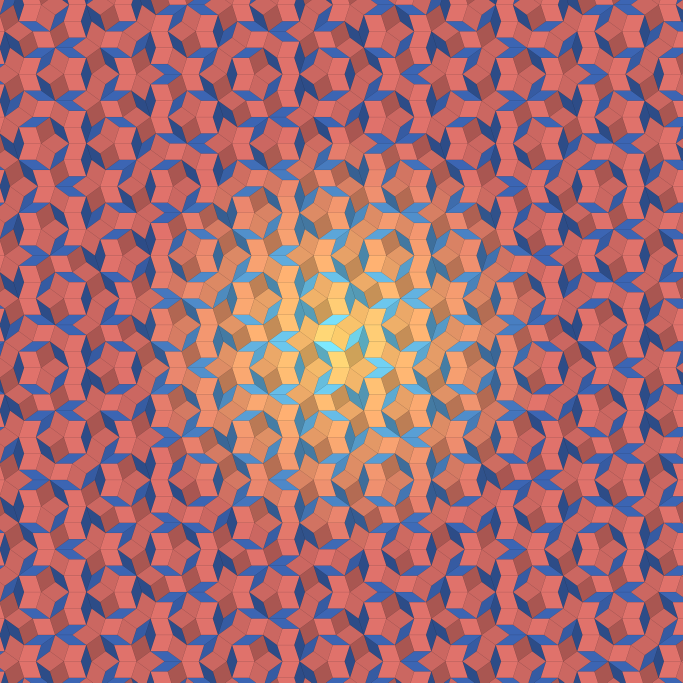
#> input picture 01_order_without_period.png, 2048 x 2048 px (shown at 1/3 size)
$ python final.py ../../01_order_without_period.png out.png
#> lines starting #> are read from the running program, lines starting #| are printed output that depends on the picture
### art_xnbk/caption.py
"""Caption block: serif-bold title, one italic line, one small legend line, plum ink."""
from PIL import Image, ImageDraw, ImageFont
import numpy as np

FB = '/usr/share/fonts/truetype/dejavu/DejaVuSerif-Bold.ttf'
FI = '/usr/share/fonts/truetype/liberation/LiberationSerif-Italic.ttf'
FR = '/usr/share/fonts/truetype/freefont/FreeSerif.ttf'
INK = (92, 77, 102)

def mist_band(img, y0, y1, colour=(252, 250, 252), strength=0.55):
    """lighten a horizontal band softly (top edge feathered)"""
    a = np.asarray(img).astype(np.float32)
    H = a.shape[0]
    y = np.arange(H)[:, None, None]
    w = np.clip((y - y0) / max(1, (y1 - y0)), 0, 1)
    w = (w * w * (3 - 2 * w)) * strength
    a = a * (1 - w) + np.array(colour, np.float32) * w
    return Image.fromarray(np.clip(a + 0.5, 0, 255).astype(np.uint8))

def caption(img, lines, y, sizes=(0.022, 0.0135, 0.0105), gap=0.55, ink=INK, align='center', x=None):
    """lines = [title, italic, legend...]; sizes as fractions of width"""
    d = ImageDraw.Draw(img)
    W = img.width
    fonts = [ImageFont.truetype(FB, int(sizes[0] * W)), ImageFont.truetype(FI, int(sizes[1] * W))]
    for _ in lines[2:]:
        fonts.append(ImageFont.truetype(FR, int(sizes[2] * W)))
    yy = y
    for t, f in zip(lines, fonts):
        bb = d.textbbox((0, 0), t, font=f)
        w = bb[2] - bb[0]
        xx = (W - w) / 2 if align == 'center' else x
        d.text((xx, yy), t, font=f, fill=ink)
        yy += (bb[3] - bb[1]) + gap * f.size
    return yy

### art_xnbk/droste/final.py
import sys; sys.path.insert(0, '..')
from PIL import Image
from caption import caption, mist_band
im = Image.open(sys.argv[1]).convert('RGB'); H = im.height
#> further down, im is the input picture: PIL image 2048x2048 RGB; mean R, G, B 165.5, 108.7, 115.7
#> after `H = im.height`: H = 2048
im = mist_band(im, int(0.86 * H), int(0.925 * H), strength=0.7)
#> in mist_band, `a = a * (1 - w) + np.array(colour, np.float32) * w`:
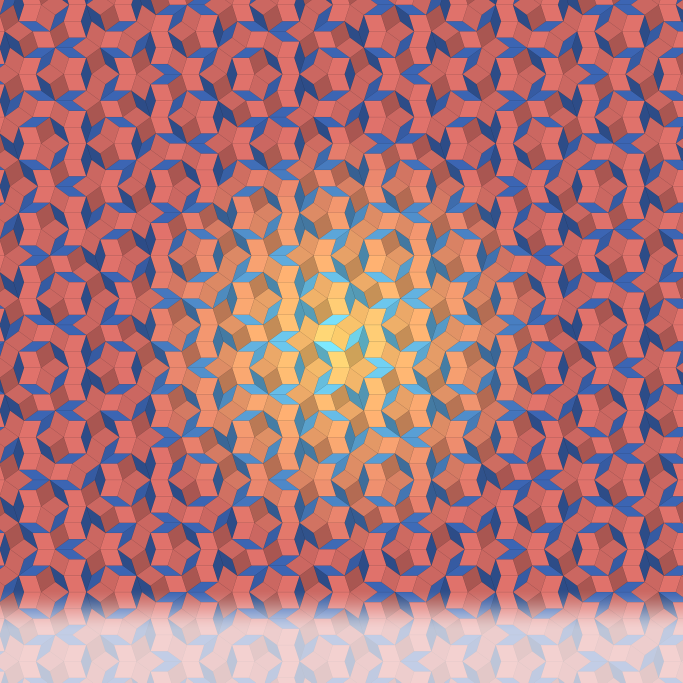
#> a: shape (2048, 2048, 3) float64 (shown at 1/3 size); mean R, G, B 172.3, 120.1, 126.1
caption(im, ['And So On, Ad Infinitum',
             'a painter on the jetty paints the lake, the balloons, the jetty, the easel and the painting — and the picture, twisted, spirals into itself',
             'Peirce: a sign determines an interpretant, "the interpretant becoming in turn a sign, and so on ad infinitum"   ·   Escher–Lenstra twist  z ↦ exp(log z · (1 − i·ln(1/s)/2π)),  s = 0.3'],
        int(0.905 * H), sizes=(0.026, 0.0135, 0.0102))
#> the loop in caption, `for t, f in zip(lines, fonts):` made 3 passes
#> (bb, w, xx, yy) on passes 1 to 3: ((-1, 9, 725, 59), 726, 661, 1932.2), ((0, 6, 1414, 31), 1414, 317, 1972), ((0, 2, 1377, 21), 1377, 335.5, 2002)
#> after the loop in caption, `for t, f in zip(lines, fonts):`: yy = 2002
im.save(sys.argv[2])

$ run again, on gallery_contact_sheet.png
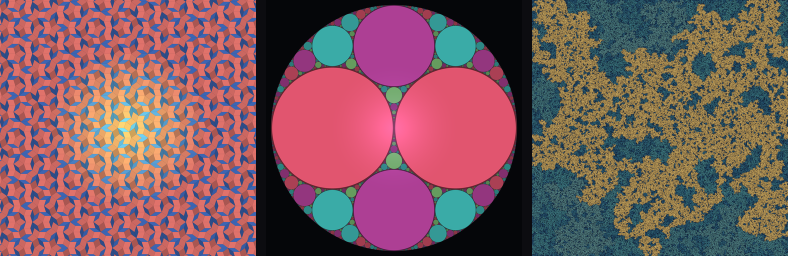
#> input picture gallery_contact_sheet.png, 1576 x 512 px (shown at 1/2 size)
#> im is the input picture: PIL image 1576x512 RGB; mean R, G, B 126, 89.8, 95.1
#> in mist_band, `a = a * (1 - w) + np.array(colour, np.float32) * w`:
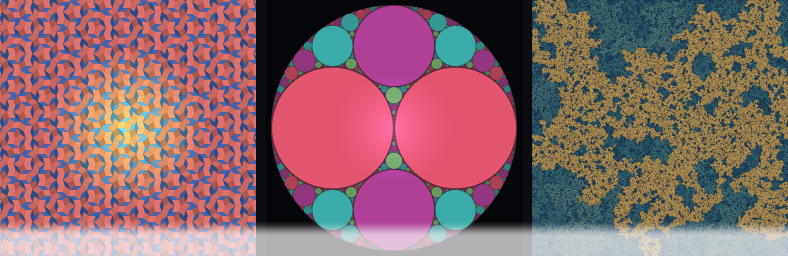
#> a: shape (512, 1576, 3) float64 (shown at 1/2 size); mean R, G, B 138.5, 103.3, 107.9
#> the loop in caption, `for t, f in zip(lines, fonts):` made 3 passes
#> (bb, w, xx, yy) on passes 1 to 3: ((-1, 8, 547, 45), 548, 514, 522), ((0, 4, 1101, 23), 1101, 237.5, 552.5), ((0, 1, 1102, 17), 1102, 237, 577.3)
#> after the loop in caption, `for t, f in zip(lines, fonts):`: yy = 577.3
